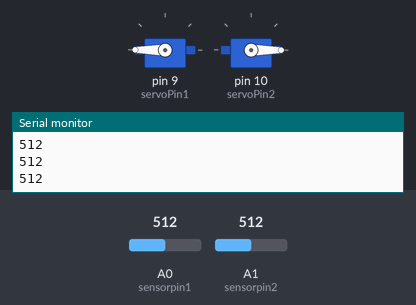
The sketch below on a simulated Arduino Uno, built with avr-gcc and run on an emulated ATmega328P. Parts: 2 × servo, the last lines printed to the serial monitor. The test bench sets the inputs (shaded band); at power-on: A0 (sensorpin1) = 512, A1 (sensorpin2) = 512.

Above: at 3.8 s.
3.9 s: A0 (sensorpin1) set to 30
At 4.7 s:
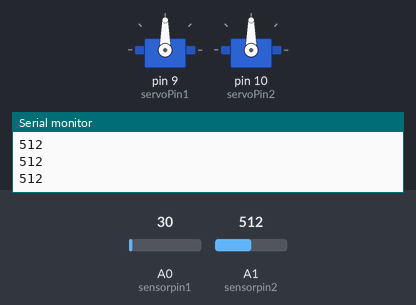
15.5 s: A0 (sensorpin1) set to 0
At 18.8 s:
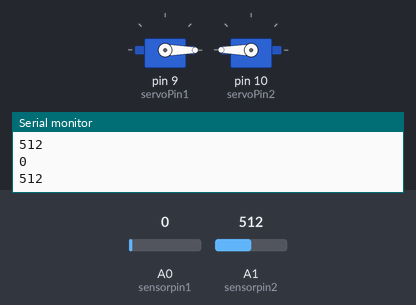
Timing chart, 0 to 28.5 s (numbered marks = the images above; inputs shaded):
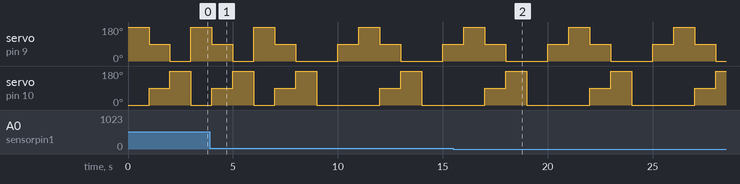

Measured:
- by itself, servo on pin 9 (servoPin1): repeats every 5.0 s: 90° 1.0 s, 0° 2.0 s, 90° 1.0 s, 180° 1.0 s
- by itself, servo on pin 10 (servoPin2): repeats every 5.0 s: 180° 1.0 s, 0° 3.0 s, 90° 1.0 s

The sketch:

wall_following_car.ino.ino
```cpp
#include <Servo.h>

Servo myservo; // Create a servo object
Servo myservo2;

int servoPin1 = 9;
int servoPin2 = 10;

int sensorpin1 = 0;
int sensorpin2 = 1;

int val = 0;
int val2 = 0;

int minDistance = 40;

void setup() {
  // Setup the pins.
  myservo.attach(servoPin1);
  myservo2.attach(servoPin2);


  Serial.begin(9600);


}

void loop() {
  // put your main code here, to run repeatedly:
  myservo.write(180);
  myservo2.write(0);

  val = analogRead(sensorpin1);       // reads the value of the sharp sensor
  Serial.println(val);

  val2 = analogRead(sensorpin2);
  Serial.println(val2);

  delay(1000);
  myservo.write(90);
  myservo2.write(90);

  delay(1000);
  myservo.write(0);
  myservo2.write(180);


  delay(1000);

  // Apply the right wall rule.
  if(val <= minDistance &&  val2 <= minDistance)
  {
    //  both front and left is on.
    myservo.write(0);
    myservo2.write(0);

    val2 = analogRead(sensorpin2);
    Serial.println(val2);

    delay(1000);
    myservo.write(90);
    myservo2.write(0);

    delay(1000);
    myservo.write(180);
    myservo2.write(0);

  }
  else
  if(val <= minDistance && val2 >= minDistance)
  {
      // Front is on and left is off.
      myservo.write(0);
      myservo2.write(0);

      val2 = analogRead(sensorpin2);
      Serial.println(val2);

      delay(1000);
      myservo.write(90);
      myservo2.write(0);

      delay(1000);
      myservo.write(180);
      myservo2.write(0);

  }

}
```
